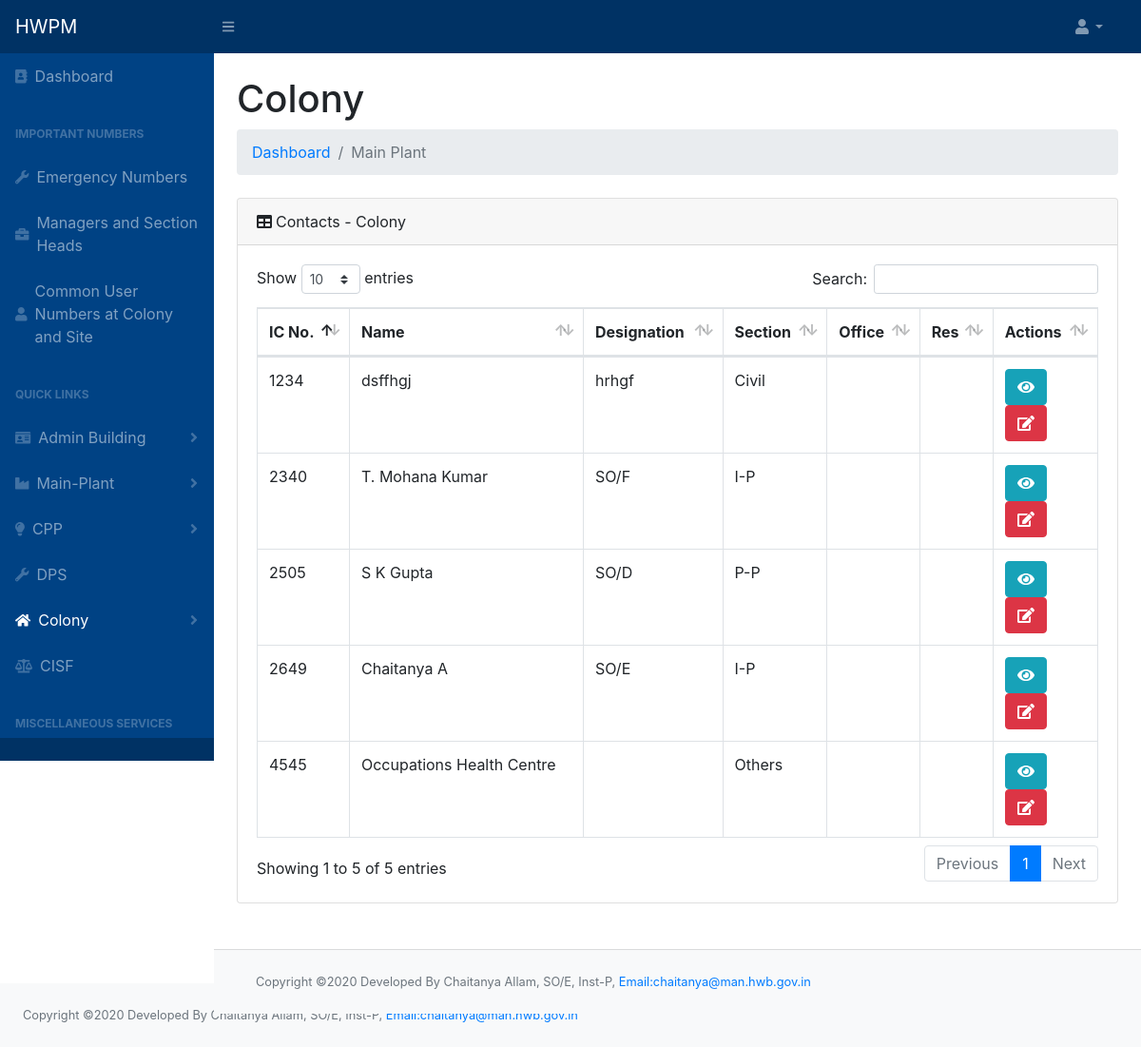
The app's page /colony.php, older data.
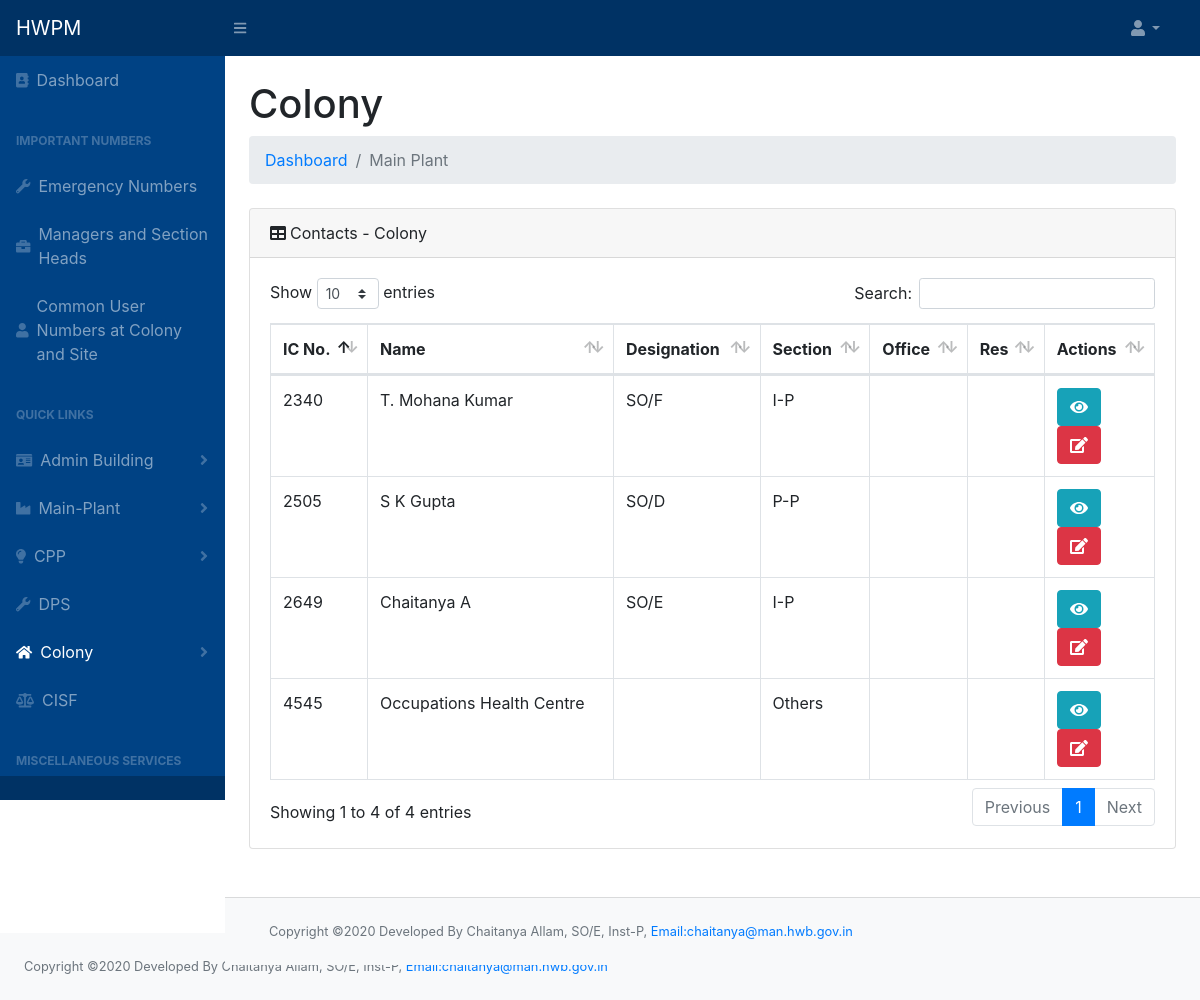
The same page, newer data.
### tables this page shows
CREATE TABLE `employee` (
  `icno` int(10) NOT NULL,
  `name` varchar(50) NOT NULL,
  `designation` varchar(50) NOT NULL,
  `section` varchar(50) NOT NULL,
  `pno` int(20) NOT NULL,
  `email` varchar(100) NOT NULL,
  `mobile` varchar(20) NOT NULL,
  `cat1` int(11) NOT NULL,
  `cat2` int(11) NOT NULL,
  `cat3` int(11) NOT NULL,
  `cat4` int(11) NOT NULL
);

### colony.php (the view, shortened to what this page needs)
<!DOCTYPE html>
<html lang="en">
<?php include "header.php";
?>
<div id="layoutSidenav_content">
  <main>
    <div class="container-fluid">
      <h1 class="mt-4">Colony</h1>
      <ol class="breadcrumb mb-4">
        <li class="breadcrumb-item"><a href="index.php">Dashboard</a></li>
        <?php if (isset($_GET['act'])) { ?>
          <li class="breadcrumb-item"><a href="mech.php">Colony</a></li>
          <li class="breadcrumb-item active">
          <?php
          $query = $conn->query("SELECT * FROM `main_act` where `eno`='" . $_GET['act'] . "'");
          if (!$query) die($conn->error);
          while ($row = $query->fetch_assoc()) {
            echo $row['act_name'];
          }
        } else echo "<li class='breadcrumb-item active'>Main Plant</a></li>";
          ?>
      </ol>
        <div class="card mb-4">
                <div class="card-header"><i class="fas fa-table mr-1"></i>Contacts - Colony</div>
                <div class="card-body">
                    <div class="table-responsive table-hover">
                        <table class="table table-bordered" id="dataTable" width="100%" cellspacing="0">
                            <thead>
                                <tr>
                                    <th>IC No.</th>
                                    <th>Name</th>
                                    <th>Designation</th>
                                    <th>Section</th>
                                    <th>Office</th>
                                    <th>Res</th>
                                    <th>Actions</th>
                                </tr>
                            </thead>
                            <tbody>
                                <?php $query = $conn->query("SELECT * FROM `employee`");
                                while ($row = $query->fetch_assoc()) {
                                    echo"<tr>";
                                    ?>
                                    <td><?php echo $row['icno']?></td>
                                    <td><?php echo $row['name']?></td>
                                    <td><?php echo $row['designation']?></td>
                                    <td><?php echo $row['section']?></td>
                                    <td></td>
                                    <td></td>
                                    <td>
                                    <button type="button" class="btn btn-info" data-toggle="modal" data-target="#myModal1"><i class="fa fa-eye"></i></button>
                                    <button type="button" class="btn btn-danger" data-toggle="modal" data-target="#myModal2"><i class="fa fa-edit"></i></button>
                                    </td>
                                    <?php
                                    echo "</tr>";
                                } ?>
                            </tbody>
                        </table>
                    </div>
                </div>
            </div>
        </div>
    </main>
    <br>
    <footer class="py-4 bg-light mt-auto card-footer">
        <div class="container-fluid">
            <div class="d-flex align-items-center justify-content-between small">
                <div class="text-muted">Copyright &copy;2020 Developed By Chaitanya Allam, SO/E, Inst-P, <a href="mailto:chaitanya@man.hwb.gov.in" style="font-size:0.8rem">Email:chaitanya@man.hwb.gov.in</a></div>
            </div>
        </div>
    </footer>
</div>
</div>
  <br>
  <footer class="py-4 bg-light mt-auto">
    <div class="container-fluid">
      <div class="d-flex align-items-center justify-content-between small">
        <div class="text-muted">Copyright &copy;2020 Developed By Chaitanya Allam, SO/E, Inst-P, <a href="mailto:chaitanya@man.hwb.gov.in" style="font-size:0.8rem">Email:chaitanya@man.hwb.gov.in</a></div>
      </div>
    </div>
  </footer>
<?php include "footer.php" ?>

Row changes from the older to the newer data that the page shows:
removed employee: icno "1234", name "dsffhgj", designation "hrhgf", section "Civil"
Text that changed along with them:
text written by a page script: "Show entries Search: Showing 1 to 5 of 5 entries Previous 1 Next" → "Show entries Search: Showing 1 to 4 of 4 entries Previous 1 Next"
